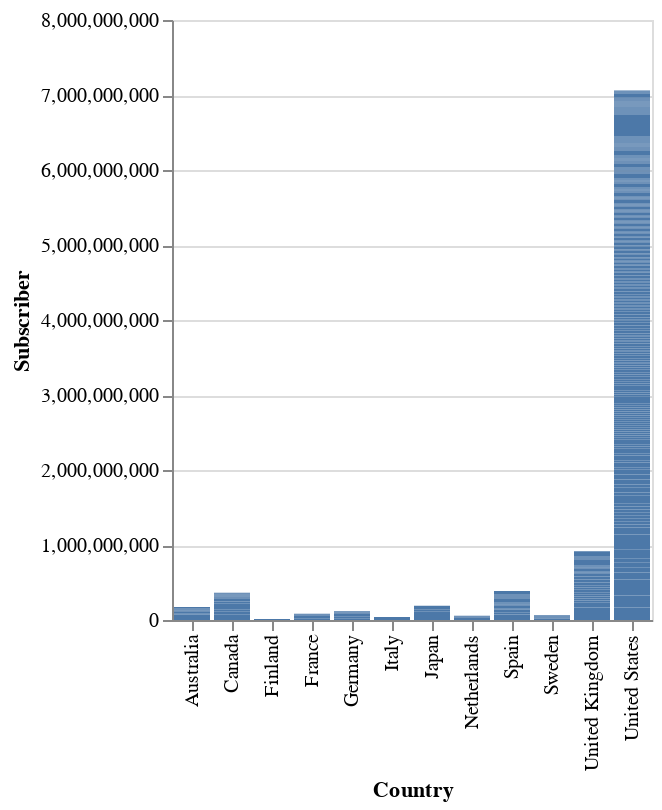

Here is the notebook cell this chart was saved with:
### Code cell
#Now Let's visualize the data
import altair as alt

alt.Chart(data).mark_bar().encode(
    x = 'Country',
    y = 'Subscriber'
)

### Figure 1 — Vega-Lite specification as saved in the notebook (floating-point values rounded to 4 significant figures; data arrays with more than 128 entries replaced by an {"elided": "..."} marker saying what was removed)
{"config": {"view": {"continuousWidth": 400, "continuousHeight": 300}}, "data": {"name": "data-1c6e7046783e2e5ca5bb58a6ee28fa74"}, "mark": "bar", "encoding": {"x": {"field": "Country", "type": "nominal"}, "y": {"field": "Subscriber", "type": "quantitative"}}, "$schema": "https://vega.github.io/schema/vega-lite/v4.17.0.json", "datasets": {"data-1c6e7046783e2e5ca5bb58a6ee28fa74": {"elided": "425 records"}}}
